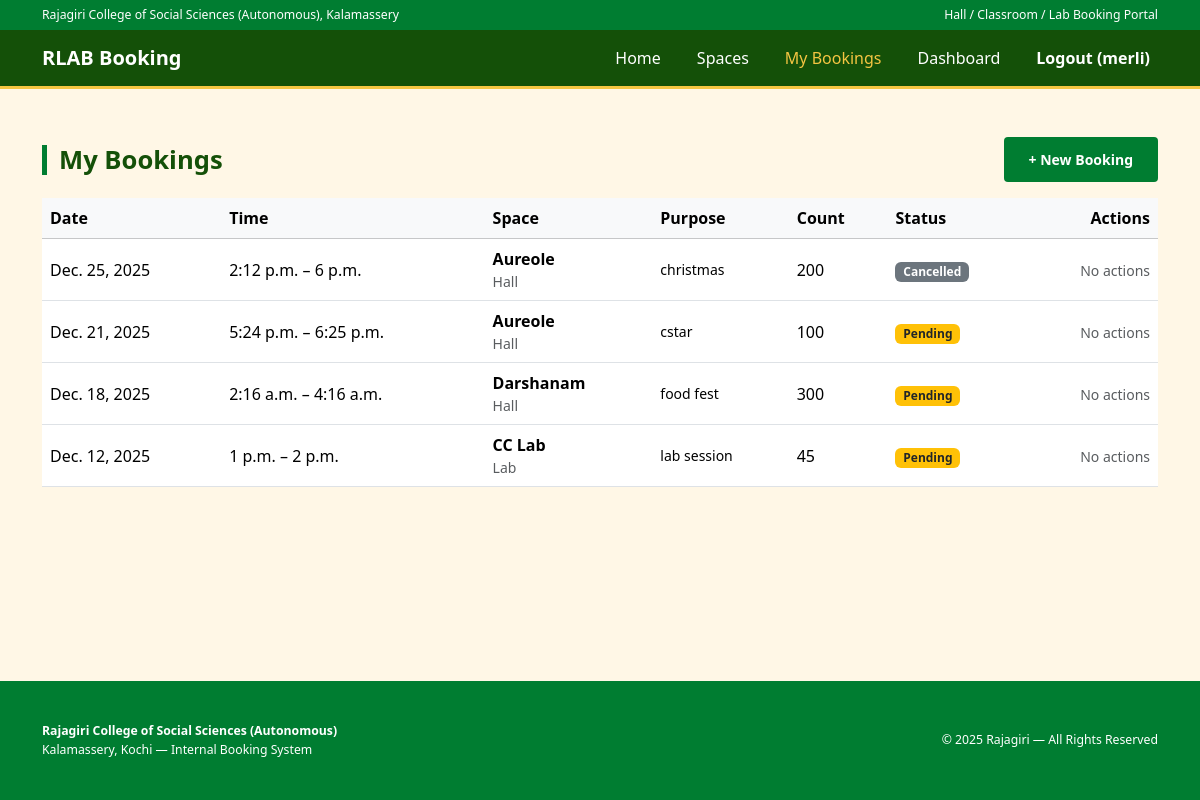
/my-bookings/ (signed in), run on the app's committed database.
### core/models.py (models this page shows, shortened)
class Booking(models.Model):
    STATUS_PENDING = "Pending"
    STATUS_APPROVED = "Approved"
    STATUS_REJECTED = "Rejected"
    STATUS_CANCELLED = "Cancelled"
    STATUS_CHOICES = [
        (STATUS_PENDING, "Pending"),
        (STATUS_APPROVED, "Approved"),
        (STATUS_REJECTED, "Rejected"),
        (STATUS_CANCELLED, "Cancelled"),
    ]
    space = models.ForeignKey(
        Space, on_delete=models.CASCADE, related_name="bookings"
    )
    requested_by = models.ForeignKey(
        settings.AUTH_USER_MODEL,
        on_delete=models.CASCADE,
        related_name="bookings",
    )
    date = models.DateField()
    start_time = models.TimeField()
    end_time = models.TimeField()
    purpose = models.TextField()
    expected_count = models.PositiveIntegerField()
    status = models.CharField(
        max_length=10, choices=STATUS_CHOICES, default=STATUS_PENDING
    )
    approved_by = models.ForeignKey(
        settings.AUTH_USER_MODEL,
        null=True,
        blank=True,
        on_delete=models.SET_NULL,
        related_name="approved_bookings",
    )
    created_at = models.DateTimeField(auto_now_add=True)
    class Meta:
        ordering = ["-date", "start_time"]
    @property
    def can_cancel(self):
        today = timezone.localdate()
        return self.date >= today and self.status in [
            self.STATUS_PENDING,
            self.STATUS_APPROVED,
        ]

class Space(models.Model):
    HALL = "HALL"
    CLASSROOM = "CLASS"
    LAB = "LAB"
    TYPE_CHOICES = [
        (HALL, "Hall"),
        (CLASSROOM, "Classroom"),
        (LAB, "Lab"),
    ]
    name = models.CharField(max_length=100)
    type = models.CharField(max_length=10, choices=TYPE_CHOICES)
    location = models.CharField(max_length=100, blank=True)
    capacity = models.PositiveIntegerField()
    description = models.TextField(blank=True)
    managed_by = models.ForeignKey(
        settings.AUTH_USER_MODEL,
        null=True,
        blank=True,
        on_delete=models.SET_NULL,
        related_name="managed_spaces",
    )

### core/views.py (the view)
# urls.py: path("my-bookings/", views.my_bookings, name="my_bookings"),
@login_required
def my_bookings(request):
    bookings = (
        Booking.objects.filter(requested_by=request.user)
        .select_related("space", "approved_by")
        .order_by("-date", "-created_at")
    )
    return render(
        request,
        "my_bookings.html",
        {
            "bookings": bookings,
        },
    )

### core/templates/my_bookings.html (shortened to what this page needs)
{% extends "base.html" %}
{% block content %}
<div class="container py-5">
    <div class="d-flex justify-content-between align-items-center mb-3">
        <h2 class="section-title mb-0">My Bookings</h2>
        <a href="{% url 'book_space' %}" class="btn btn-book btn-sm">
            + New Booking
        </a>
    </div>
    {% if bookings %}
    <div class="table-responsive">
        <table class="table align-middle">
            <thead class="table-light">
                <tr>
                    <th>Date</th>
                    <th>Time</th>
                    <th>Space</th>
                    <th>Purpose</th>
                    <th>Count</th>
                    <th>Status</th>
                    <th class="text-end">Actions</th>
                </tr>
            </thead>
            <tbody>
                {% for b in bookings %}
                <tr>
                    <td>{{ b.date }}</td>
                    <td>{{ b.start_time }} – {{ b.end_time }}</td>
                    <td>
                        <strong>{{ b.space.name }}</strong>
                        <div class="small text-muted">{{ b.space.get_type_display }}</div>
                    </td>
                    <td class="small">{{ b.purpose }}</td>
                    <td>{{ b.expected_count }}</td>
                    <td>
                        {% if b.status == "Pending" %}
                            <span class="badge bg-warning text-dark">Pending</span>
                        {% elif b.status == "Approved" %}
                            <span class="badge bg-success">Approved</span>
                        {% elif b.status == "Rejected" %}
                            <span class="badge bg-danger">Rejected</span>
                        {% elif b.status == "Cancelled" %}
                            <span class="badge bg-secondary">Cancelled</span>
                        {% else %}
                            <span class="badge bg-light text-dark">{{ b.status }}</span>
                        {% endif %}
                    </td>
                    <td class="text-end">
                        {% if b.can_cancel %}
                        <form method="post"
                              action="{% url 'cancel_booking' b.id %}"
                              class="d-inline">
                            {% csrf_token %}
                            <button type="submit"
                                    class="btn btn-sm btn-outline-danger"
                                    onclick="return confirm('Cancel this booking?');">
                                Cancel
                            </button>
                        </form>
                        {% else %}
                        <span class="text-muted small">No actions</span>
                        {% endif %}
                    </td>
                </tr>
                {% endfor %}
            </tbody>
        </table>
    </div>
    {% endif %}
</div>
{% endblock %}

### core/templates/base.html (shortened to what this page needs)
{% load static %}
<!DOCTYPE html>
<html lang="en">
<head>
    <link href="https://cdn.jsdelivr.net/npm/bootstrap@5.3.3/dist/css/bootstrap.min.css" rel="stylesheet">
    <link rel="stylesheet" href="{% static 'css/style.css' %}">
</head>
<body>
<div class="top-bar">
    <div class="container d-flex justify-content-between small">
        <span>Rajagiri College of Social Sciences (Autonomous), Kalamassery</span>
        <span>Hall / Classroom / Lab Booking Portal</span>
    </div>
</div>
<nav class="navbar navbar-expand-lg main-nav">
    <div class="container">
        <a class="navbar-brand text-white fw-bold" href="{% url 'home' %}">
            RLAB Booking
        </a>
        <div class="collapse navbar-collapse" id="navMenu">
            <ul class="navbar-nav ms-auto mb-2 mb-lg-0">
                <li class="nav-item">
                    <a class="nav-link {% if request.path == '/' %}active{% endif %}" href="{% url 'home' %}">
                        Home
                    </a>
                </li>
                <li class="nav-item">
                    <a class="nav-link {% if request.path|slice:':8' == '/spaces/' %}active{% endif %}" href="{% url 'space_list' %}">
                        Spaces
                    </a>
                </li>
                <li class="nav-item">
                    <a class="nav-link {% if request.path|slice:':13' == '/my-bookings/' %}active{% endif %}" href="{% url 'my_bookings' %}">
                        My Bookings
                    </a>
                </li>
{% if user.is_authenticated %}
    <li class="nav-item">
        <a class="nav-link {% if request.path|slice:':16' == '/admin/dashboard/' %}active{% endif %}"
           href="{% url 'admin_dashboard' %}">
            Dashboard
        </a>
    </li>
    <li class="nav-item">
        <a class="nav-link text-warning fw-semibold" href="{% url 'logout' %}">
            Logout ({{ user.username }})
        </a>
    </li>
{% else %}
    <li class="nav-item">
        <a class="nav-link text-success fw-semibold" href="/admin/login/">
            Login
        </a>
    </li>
{% endif %}
            </ul>
        </div>
    </div>
</nav>
<main class="flex-fill">
    {% block content %}{% endblock %}
</main>
<footer class="footer">
    <div class="container py-3">
        <div class="row align-items-center">
            <div class="col-md-6 small">
                <strong>Rajagiri College of Social Sciences (Autonomous)</strong><br>
                Kalamassery, Kochi — Internal Booking System
            </div>
            <div class="col-md-6 text-md-end small mt-2 mt-md-0">
                © 2025 Rajagiri — All Rights Reserved
            </div>
        </div>
    </div>
</footer>
</body>
</html>

### core/static/css/style.css (style rules this page uses)
html, body { height: 100%; margin: 0; }
body { display: flex; flex-direction: column; }
main { flex: 1; }
:root { --rajagiri-green: #007D31; --rajagiri-maroon: #145008; --rajagiri-gold: #F4C542; --rajagiri-cream: #FFF7E6; --rajagiri-dark: #1A1A1A; }
body { font-family: "Segoe UI", Roboto, sans-serif; background-color: var(--rajagiri-cream); color: #222; }
.top-bar { background-color: var(--rajagiri-green) !important; color: #fff; font-size: 14px; padding: 6px 0; }
.main-nav { background: var(--rajagiri-maroon) !important; border-bottom: 3px solid var(--rajagiri-gold); }
.main-nav .nav-link { color: #fff !important; font-weight: 500; margin-left: 20px; transition: 0.3s; }
.main-nav .nav-link:hover, .main-nav .nav-link.active { color: var(--rajagiri-gold) !important; }
.btn-book { background-color: var(--rajagiri-green); border: none; color: white; font-weight: 700; padding: 12px 25px; border-radius: 4px; }
.section-title { font-size: 1.6rem; padding-left: 12px; border-left: 5px solid var(--rajagiri-green); font-weight: 800; color: var(--rajagiri-maroon); }
.footer { background: var(--rajagiri-green); color: #fff; font-size: 14px; padding: 25px 0; }

### data on the page
Booking: date "Dec. 25, 2025", start_time "2:12 p.m.", end_time "6 p.m.", space.name "Aureole", space.type "Hall", purpose "christmas", expected_count "200", status "Cancelled"
Booking: date "Dec. 21, 2025", start_time "5:24 p.m.", end_time "6:25 p.m.", space.name "Aureole", space.type "Hall", purpose "cstar", expected_count "100", status "Pending", shows "No actions"
Booking: date "Dec. 18, 2025", start_time "2:16 a.m.", end_time "4:16 a.m.", space.name "Darshanam", space.type "Hall", purpose "food fest", expected_count "300", status "Pending", shows "No actions"
Booking: date "Dec. 12, 2025", start_time "1 p.m.", end_time "2 p.m.", space.name "CC Lab", space.type "Lab", purpose "lab session", expected_count "45", status "Pending", shows "No actions"

### other printed values
{{ user.username }} "merli"
